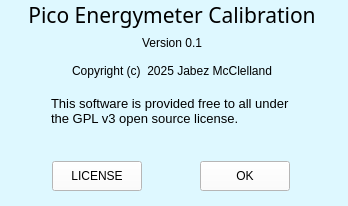
<?xml version="1.0" encoding="UTF-8"?>
<ui version="4.0">
 <class>AboutEnergymeter</class>
 <widget class="QWidget" name="AboutEnergymeter">
  <property name="geometry">
   <rect>
    <x>0</x>
    <y>0</y>
    <width>348</width>
    <height>206</height>
   </rect>
  </property>
  <property name="windowTitle">
   <string>About Energymeter</string>
  </property>
  <property name="styleSheet">
   <string notr="true">background-color: rgb(222, 248, 255);</string>
  </property>
  <widget class="QWidget" name="verticalLayoutWidget">
   <property name="geometry">
    <rect>
     <x>0</x>
     <y>0</y>
     <width>344</width>
     <height>191</height>
    </rect>
   </property>
   <layout class="QVBoxLayout" name="verticalLayout">
    <property name="leftMargin">
     <number>0</number>
    </property>
    <item>
     <widget class="QLabel" name="label">
      <property name="sizePolicy">
       <sizepolicy hsizetype="Preferred" vsizetype="Fixed">
        <horstretch>0</horstretch>
        <verstretch>0</verstretch>
       </sizepolicy>
      </property>
      <property name="font">
       <font>
        <family>Trebuchet MS</family>
        <pointsize>16</pointsize>
        <italic>false</italic>
        <bold>false</bold>
       </font>
      </property>
      <property name="styleSheet">
       <string notr="true">font: 16pt &quot;Trebuchet MS&quot;;
</string>
      </property>
      <property name="text">
       <string>Pico Energymeter Calibration</string>
      </property>
      <property name="alignment">
       <set>Qt::AlignmentFlag::AlignCenter</set>
      </property>
      <property name="margin">
       <number>0</number>
      </property>
     </widget>
    </item>
    <item>
     <widget class="QLabel" name="versionLabel">
      <property name="sizePolicy">
       <sizepolicy hsizetype="Preferred" vsizetype="Fixed">
        <horstretch>0</horstretch>
        <verstretch>0</verstretch>
       </sizepolicy>
      </property>
      <property name="styleSheet">
       <string notr="true"/>
      </property>
      <property name="text">
       <string>Version 0.1</string>
      </property>
      <property name="alignment">
       <set>Qt::AlignmentFlag::AlignCenter</set>
      </property>
      <property name="margin">
       <number>0</number>
      </property>
     </widget>
    </item>
    <item>
     <widget class="QLabel" name="label_3">
      <property name="sizePolicy">
       <sizepolicy hsizetype="Fixed" vsizetype="Fixed">
        <horstretch>0</horstretch>
        <verstretch>0</verstretch>
       </sizepolicy>
      </property>
      <property name="maximumSize">
       <size>
        <width>500</width>
        <height>30</height>
       </size>
      </property>
      <property name="styleSheet">
       <string notr="true">font: 12pt &quot;Trebuchet MS&quot;;
</string>
      </property>
      <property name="text">
       <string>Copyright (c)  2025 Jabez McClelland</string>
      </property>
      <property name="alignment">
       <set>Qt::AlignmentFlag::AlignCenter</set>
      </property>
      <property name="indent">
       <number>-1</number>
      </property>
     </widget>
    </item>
    <item alignment="Qt::AlignmentFlag::AlignHCenter|Qt::AlignmentFlag::AlignTop">
     <widget class="QTextBrowser" name="textBrowser">
      <property name="sizePolicy">
       <sizepolicy hsizetype="Fixed" vsizetype="Fixed">
        <horstretch>0</horstretch>
        <verstretch>0</verstretch>
       </sizepolicy>
      </property>
      <property name="maximumSize">
       <size>
        <width>250</width>
        <height>50</height>
       </size>
      </property>
      <property name="styleSheet">
       <string notr="true">font: 10pt &quot;Trebuchet MS&quot;;
</string>
      </property>
      <property name="frameShape">
       <enum>QFrame::Shape::NoFrame</enum>
      </property>
      <property name="markdown">
       <string>This software is provided free to all under the GPL v3 open source license.

</string>
      </property>
      <property name="html">
       <string>&lt;!DOCTYPE HTML PUBLIC &quot;-//W3C//DTD HTML 4.0//EN&quot; &quot;http://www.w3.org/TR/REC-html40/strict.dtd&quot;&gt;
&lt;html&gt;&lt;head&gt;&lt;meta name=&quot;qrichtext&quot; content=&quot;1&quot; /&gt;&lt;meta charset=&quot;utf-8&quot; /&gt;&lt;style type=&quot;text/css&quot;&gt;
p, li { white-space: pre-wrap; }
hr { height: 1px; border-width: 0; }
li.unchecked::marker { content: &quot;\2610&quot;; }
li.checked::marker { content: &quot;\2612&quot;; }
&lt;/style&gt;&lt;/head&gt;&lt;body style=&quot; font-family:'Trebuchet MS'; font-size:10pt; font-weight:400; font-style:normal;&quot;&gt;
&lt;p style=&quot; margin-top:0px; margin-bottom:0px; margin-left:0px; margin-right:0px; -qt-block-indent:0; text-indent:0px;&quot;&gt;This software is provided free to all under the GPL v3 open source license.&lt;/p&gt;&lt;/body&gt;&lt;/html&gt;</string>
      </property>
     </widget>
    </item>
    <item>
     <layout class="QHBoxLayout" name="horizontalLayout">
      <item>
       <widget class="QPushButton" name="licenseButt">
        <property name="sizePolicy">
         <sizepolicy hsizetype="Fixed" vsizetype="Fixed">
          <horstretch>0</horstretch>
          <verstretch>0</verstretch>
         </sizepolicy>
        </property>
        <property name="minimumSize">
         <size>
          <width>90</width>
          <height>30</height>
         </size>
        </property>
        <property name="styleSheet">
         <string notr="true">font: 12pt &quot;Trebuchet MS&quot;;
background-color: rgb(255, 255, 255);</string>
        </property>
        <property name="text">
         <string>LICENSE</string>
        </property>
       </widget>
      </item>
      <item>
       <widget class="QPushButton" name="OKButt">
        <property name="sizePolicy">
         <sizepolicy hsizetype="Fixed" vsizetype="Fixed">
          <horstretch>0</horstretch>
          <verstretch>0</verstretch>
         </sizepolicy>
        </property>
        <property name="minimumSize">
         <size>
          <width>90</width>
          <height>30</height>
         </size>
        </property>
        <property name="styleSheet">
         <string notr="true">font: 12pt &quot;Trebuchet MS&quot;;
background-color: rgb(255, 255, 255);</string>
        </property>
        <property name="text">
         <string>OK</string>
        </property>
       </widget>
      </item>
     </layout>
    </item>
   </layout>
  </widget>
 </widget>
 <resources/>
 <connections/>
</ui>
